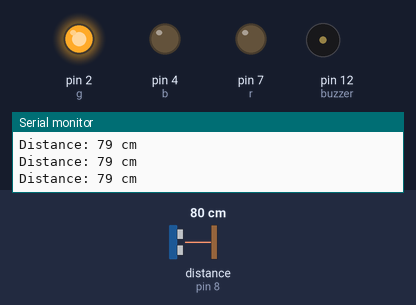
A sketch run on a simulated Arduino Uno, built with avr-gcc and run on an emulated ATmega328P. On the bench: output pins drawn as LEDs (lit = HIGH), buzzer (waves = sounding, pin HIGH), the last lines printed to the serial monitor. Wiring (inferred from the names in the program): ultrasonic range finder: trigger pin 8; echo pin 8. Inputs (shaded band) come from the test bench; at power-on: distance to the obstacle (sensor on pin 8) 80 cm. The echo pulse lasts 58.3 µs per cm.

Above: at 1.2 s.
1.3 s: distance to the obstacle (sensor on pin 8) set to 25 cm
2.8 s: distance to the obstacle (sensor on pin 8) set to 20 cm
At 2.96 s:
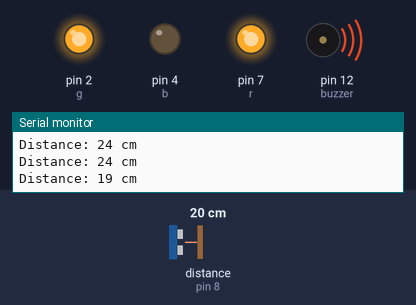
5.8 s: distance to the obstacle (sensor on pin 8) set to 14 cm
8.8 s: distance to the obstacle (sensor on pin 8) set to 10 cm
At 9.69 s:
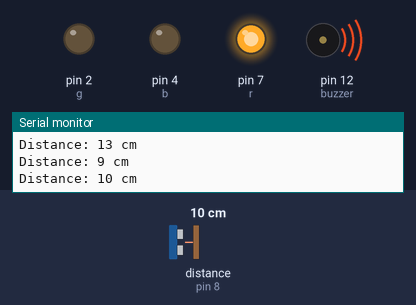
11.8 s: distance to the obstacle (sensor on pin 8) set to 2 cm
At 12.6 s:
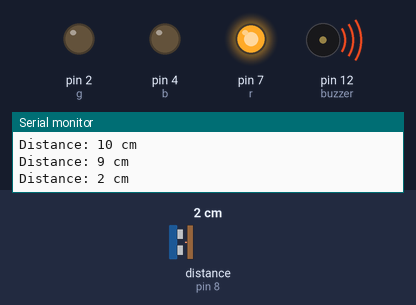
Timing chart, 0 to 14.3 s (numbered marks = the images above; inputs shaded):
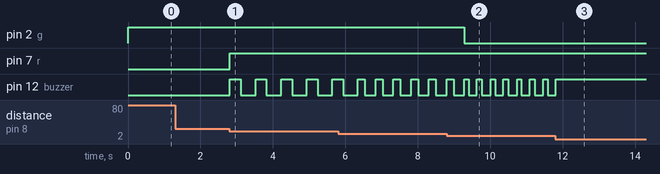

Measured:
- the behaviour switches between 22 and 21 cm on distance to the obstacle (sensor on pin 8) (found by bisection; images 0 and 1)
- the behaviour switches between 12 and 11 cm on distance to the obstacle (sensor on pin 8) (found by bisection; images 1 and 2)
- after the input at 2.8 s, pin 7 (r): LOW → HIGH at once; pin 12 (buzzer): alternates HIGH for 0.30 s and LOW for 0.40 s, starting at once
- after the input at 8.8 s, pin 2 (g): HIGH → LOW after 0.48 s; pin 12 (buzzer): alternates HIGH for 0.13 s and LOW for 0.23 s, starting after 0.61 s
- after the input at 11.8 s, pin 12 (buzzer): goes on until 11.8 s, then stays HIGH

The sketch:

project1_smart_distance_alert_system.ino
```cpp
int sigPin = 8;
int r = 7;
int b = 4;
int g = 2;
int buzzer = 12;

void setup()
{
  pinMode(r, OUTPUT);
  pinMode(b, OUTPUT);
  pinMode(g, OUTPUT);
  pinMode(buzzer, OUTPUT);

  Serial.begin(9600);
}

void loop()
{
  long duration;
  int distance;

  pinMode(sigPin, OUTPUT);
  digitalWrite(sigPin, LOW);
  delayMicroseconds(2);

  digitalWrite(sigPin, HIGH);
  delayMicroseconds(5);
  digitalWrite(sigPin, LOW);

  pinMode(sigPin, INPUT);
  duration = pulseIn(sigPin, HIGH);

  distance = duration * 0.0343 / 2;

  Serial.print("Distance: ");
  Serial.print(distance);
  Serial.println(" cm");

  if(distance <= 0 || distance > 400)
  {
    Serial.println("Out of range");
    digitalWrite(r, LOW);
    digitalWrite(g, LOW);
    digitalWrite(b, LOW);
    digitalWrite(buzzer, LOW);
    return;
  }

  digitalWrite(r, LOW);
  digitalWrite(g, LOW);
  digitalWrite(b, LOW);

  int beepDelay = map(distance, 5, 30, 50, 500);

  if(distance > 20)
  {
    digitalWrite(g, HIGH);
    digitalWrite(buzzer, LOW);
  }
  else if(distance > 10)
  {
    digitalWrite(r, HIGH);
    digitalWrite(g, HIGH);

    digitalWrite(buzzer, HIGH);
    delay(beepDelay);

    digitalWrite(buzzer, LOW);
    delay(beepDelay);
  }
  else
  {
    digitalWrite(r, HIGH);
    digitalWrite(buzzer, HIGH);
    delay(beepDelay);
    digitalWrite(buzzer, LOW);
    delay(beepDelay);
  }
  delay(100);
}
```
